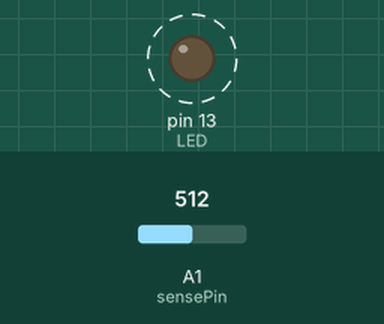
Recording of a sketch running on a simulated Arduino Uno, built with avr-gcc and run on an emulated ATmega328P. On the bench: output pins drawn as LEDs (lit = HIGH). Dashed ring = blinking. The test bench sets the inputs (shaded band); at power-on: A1 (sensePin) = 512.

Above: at 1.25 s.
1.3 s: A1 (sensePin) set to 65
4.3 s: A1 (sensePin) set to 56
At 5.5 s:
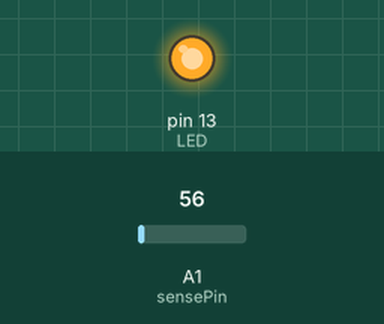
5.8 s: A1 (sensePin) set to 122
At 6.05 s:
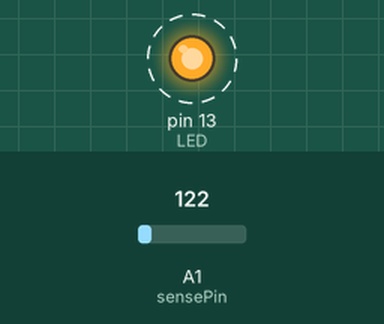
8.8 s: A1 (sensePin) set to 40
At 10.2 s:
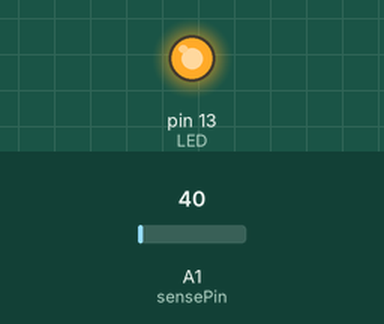
Timing chart, 0 to 11.3 s (numbered marks = the images above; inputs shaded):
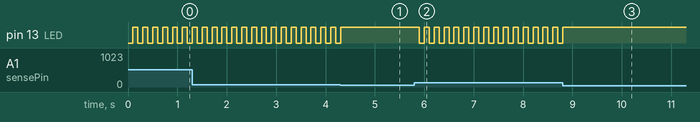

Measured:
- the behaviour switches between 61 and 60 on A1 (sensePin) (found by bisection; images 0 and 1)
- after the input at 4.3 s, pin 13 (LED): goes on until 4.3 s, then stays HIGH
- after the input at 5.8 s, pin 13 (LED): alternates HIGH for 0.10 s and LOW for 0.10 s, starting after 0.10 s
- after the input at 8.8 s, pin 13 (LED): goes on until 8.8 s, then stays HIGH
- by itself, pin 13 (LED): alternates HIGH for 0.10 s and LOW for 0.10 s

The sketch:

piezo2.ino
```cpp
int GroundPin= A0;
int sensePin= 1;
int LED=13;
int x;
int normalvalue= 10;
int threshold= 50;


void setup()
{
pinMode(LED, OUTPUT);
x=0;
}

void loop()
{
int value= analogRead(sensePin);
if (value > normalvalue + threshold)
{
  x++;
  delay(100);
}
if(x%2==0)digitalWrite(LED,LOW);
if(x%2==1)digitalWrite(LED,HIGH);

}
```
